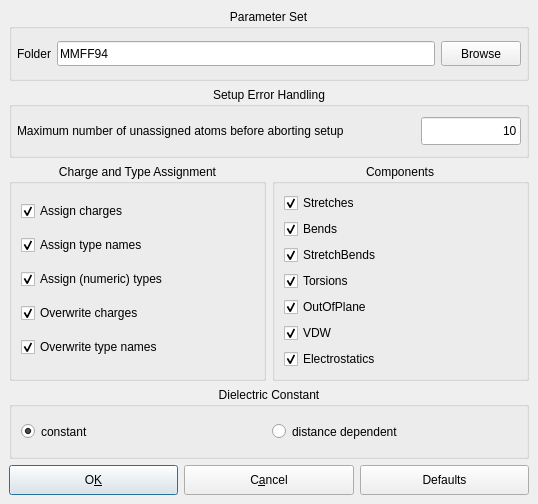
<ui version="4.0" >
 <class>MMFF94ConfigurationDialogData</class>
 <widget class="QDialog" name="MMFF94ConfigurationDialogData" >
  <property name="geometry" >
   <rect>
    <x>0</x>
    <y>0</y>
    <width>538</width>
    <height>504</height>
   </rect>
  </property>
  <property name="sizePolicy" >
   <sizepolicy>
    <hsizetype>5</hsizetype>
    <vsizetype>5</vsizetype>
    <horstretch>0</horstretch>
    <verstretch>0</verstretch>
   </sizepolicy>
  </property>
  <property name="minimumSize" >
   <size>
    <width>0</width>
    <height>0</height>
   </size>
  </property>
  <property name="maximumSize" >
   <size>
    <width>6500</width>
    <height>4900</height>
   </size>
  </property>
  <property name="windowTitle" >
   <string>MMFF94 Options</string>
  </property>
  <layout class="QGridLayout" >
   <property name="margin" >
    <number>9</number>
   </property>
   <property name="spacing" >
    <number>6</number>
   </property>
   <item row="2" column="0" >
    <widget class="QGroupBox" name="check_options" >
     <property name="minimumSize" >
      <size>
       <width>0</width>
       <height>0</height>
      </size>
     </property>
     <property name="title" >
      <string>Charge and Type Assignment</string>
     </property>
     <property name="alignment" >
      <set>Qt::AlignHCenter</set>
     </property>
     <layout class="QVBoxLayout" >
      <property name="margin" >
       <number>9</number>
      </property>
      <property name="spacing" >
       <number>6</number>
      </property>
      <item>
       <widget class="QCheckBox" name="assign_charges_checkBox" >
        <property name="minimumSize" >
         <size>
          <width>140</width>
          <height>0</height>
         </size>
        </property>
        <property name="text" >
         <string>Assign charges</string>
        </property>
        <property name="checked" >
         <bool>true</bool>
        </property>
       </widget>
      </item>
      <item>
       <widget class="QCheckBox" name="assign_typenames_checkBox" >
        <property name="minimumSize" >
         <size>
          <width>165</width>
          <height>0</height>
         </size>
        </property>
        <property name="text" >
         <string>Assign type names</string>
        </property>
        <property name="checked" >
         <bool>true</bool>
        </property>
       </widget>
      </item>
      <item>
       <widget class="QCheckBox" name="assign_types_checkBox" >
        <property name="minimumSize" >
         <size>
          <width>140</width>
          <height>0</height>
         </size>
        </property>
        <property name="text" >
         <string>Assign (numeric) types</string>
        </property>
        <property name="checked" >
         <bool>true</bool>
        </property>
       </widget>
      </item>
      <item>
       <widget class="QCheckBox" name="overwrite_charges_checkBox" >
        <property name="minimumSize" >
         <size>
          <width>155</width>
          <height>0</height>
         </size>
        </property>
        <property name="text" >
         <string>Overwrite charges</string>
        </property>
        <property name="checked" >
         <bool>true</bool>
        </property>
       </widget>
      </item>
      <item>
       <widget class="QCheckBox" name="overwrite_typenames_checkBox" >
        <property name="minimumSize" >
         <size>
          <width>155</width>
          <height>0</height>
         </size>
        </property>
        <property name="text" >
         <string>Overwrite type names</string>
        </property>
        <property name="checked" >
         <bool>true</bool>
        </property>
       </widget>
      </item>
     </layout>
    </widget>
   </item>
   <item row="2" column="1" >
    <widget class="QGroupBox" name="groupBox" >
     <property name="title" >
      <string>Components</string>
     </property>
     <property name="alignment" >
      <set>Qt::AlignHCenter</set>
     </property>
     <layout class="QVBoxLayout" >
      <property name="margin" >
       <number>9</number>
      </property>
      <property name="spacing" >
       <number>6</number>
      </property>
      <item>
       <widget class="QCheckBox" name="stretch_box" >
        <property name="text" >
         <string>Stretches</string>
        </property>
        <property name="checked" >
         <bool>true</bool>
        </property>
       </widget>
      </item>
      <item>
       <widget class="QCheckBox" name="bends_box" >
        <property name="text" >
         <string>Bends</string>
        </property>
        <property name="checked" >
         <bool>true</bool>
        </property>
       </widget>
      </item>
      <item>
       <widget class="QCheckBox" name="stretch_bends_box" >
        <property name="text" >
         <string>StretchBends</string>
        </property>
        <property name="checked" >
         <bool>true</bool>
        </property>
       </widget>
      </item>
      <item>
       <widget class="QCheckBox" name="torsions_box" >
        <property name="text" >
         <string>Torsions</string>
        </property>
        <property name="checked" >
         <bool>true</bool>
        </property>
       </widget>
      </item>
      <item>
       <widget class="QCheckBox" name="plane_box" >
        <property name="text" >
         <string>OutOfPlane</string>
        </property>
        <property name="checked" >
         <bool>true</bool>
        </property>
       </widget>
      </item>
      <item>
       <widget class="QCheckBox" name="vdw_box" >
        <property name="text" >
         <string>VDW</string>
        </property>
        <property name="checked" >
         <bool>true</bool>
        </property>
       </widget>
      </item>
      <item>
       <widget class="QCheckBox" name="es_box" >
        <property name="text" >
         <string>Electrostatics</string>
        </property>
        <property name="checked" >
         <bool>true</bool>
        </property>
       </widget>
      </item>
     </layout>
    </widget>
   </item>
   <item row="0" column="0" colspan="2" >
    <widget class="QGroupBox" name="groupBox12" >
     <property name="title" >
      <string>Parameter Set</string>
     </property>
     <property name="alignment" >
      <set>Qt::AlignHCenter</set>
     </property>
     <layout class="QHBoxLayout" >
      <property name="margin" >
       <number>5</number>
      </property>
      <property name="spacing" >
       <number>6</number>
      </property>
      <item>
       <widget class="QLabel" name="Label_10" >
        <property name="sizePolicy" >
         <sizepolicy>
          <hsizetype>5</hsizetype>
          <vsizetype>1</vsizetype>
          <horstretch>0</horstretch>
          <verstretch>0</verstretch>
         </sizepolicy>
        </property>
        <property name="minimumSize" >
         <size>
          <width>0</width>
          <height>25</height>
         </size>
        </property>
        <property name="focusPolicy" >
         <enum>Qt::NoFocus</enum>
        </property>
        <property name="lineWidth" >
         <number>1</number>
        </property>
        <property name="text" >
         <string>Folder</string>
        </property>
        <property name="textFormat" >
         <enum>Qt::AutoText</enum>
        </property>
        <property name="alignment" >
         <set>Qt::AlignRight|Qt::AlignTrailing|Qt::AlignVCenter</set>
        </property>
       </widget>
      </item>
      <item>
       <widget class="QLineEdit" name="parameter_file_edit" >
        <property name="minimumSize" >
         <size>
          <width>150</width>
          <height>25</height>
         </size>
        </property>
        <property name="focusPolicy" >
         <enum>Qt::StrongFocus</enum>
        </property>
        <property name="text" >
         <string>MMFF94</string>
        </property>
        <property name="maxLength" >
         <number>32767</number>
        </property>
        <property name="frame" >
         <bool>true</bool>
        </property>
        <property name="echoMode" >
         <enum>QLineEdit::Normal</enum>
        </property>
        <property name="alignment" >
         <set>Qt::AlignLeading</set>
        </property>
       </widget>
      </item>
      <item>
       <widget class="QPushButton" name="browse_button" >
        <property name="minimumSize" >
         <size>
          <width>50</width>
          <height>25</height>
         </size>
        </property>
        <property name="focusPolicy" >
         <enum>Qt::TabFocus</enum>
        </property>
        <property name="toolTip" >
         <string>Browse your computer for amber file</string>
        </property>
        <property name="text" >
         <string>Browse</string>
        </property>
        <property name="autoDefault" >
         <bool>true</bool>
        </property>
       </widget>
      </item>
     </layout>
    </widget>
   </item>
   <item row="1" column="0" colspan="2" >
    <widget class="QGroupBox" name="groupBox11" >
     <property name="title" >
      <string>Setup Error Handling</string>
     </property>
     <property name="alignment" >
      <set>Qt::AlignHCenter</set>
     </property>
     <layout class="QHBoxLayout" >
      <property name="margin" >
       <number>5</number>
      </property>
      <property name="spacing" >
       <number>6</number>
      </property>
      <item>
       <widget class="QLabel" name="textLabel1" >
        <property name="sizePolicy" >
         <sizepolicy>
          <hsizetype>7</hsizetype>
          <vsizetype>1</vsizetype>
          <horstretch>0</horstretch>
          <verstretch>0</verstretch>
         </sizepolicy>
        </property>
        <property name="minimumSize" >
         <size>
          <width>0</width>
          <height>28</height>
         </size>
        </property>
        <property name="text" >
         <string>Maximum number of unassigned atoms before aborting setup</string>
        </property>
        <property name="alignment" >
         <set>Qt::AlignLeading|Qt::AlignLeft|Qt::AlignVCenter</set>
        </property>
       </widget>
      </item>
      <item>
       <widget class="QLineEdit" name="max_unassigned_atoms" >
        <property name="minimumSize" >
         <size>
          <width>100</width>
          <height>28</height>
         </size>
        </property>
        <property name="maximumSize" >
         <size>
          <width>100</width>
          <height>28</height>
         </size>
        </property>
        <property name="text" >
         <string>10</string>
        </property>
        <property name="alignment" >
         <set>Qt::AlignRight</set>
        </property>
       </widget>
      </item>
     </layout>
    </widget>
   </item>
   <item row="4" column="0" colspan="2" >
    <layout class="QHBoxLayout" >
     <property name="margin" >
      <number>0</number>
     </property>
     <property name="spacing" >
      <number>6</number>
     </property>
     <item>
      <widget class="QPushButton" name="close_button" >
       <property name="sizePolicy" >
        <sizepolicy>
         <hsizetype>3</hsizetype>
         <vsizetype>0</vsizetype>
         <horstretch>0</horstretch>
         <verstretch>0</verstretch>
        </sizepolicy>
       </property>
       <property name="minimumSize" >
        <size>
         <width>0</width>
         <height>30</height>
        </size>
       </property>
       <property name="toolTip" >
        <string>Close and save options</string>
       </property>
       <property name="text" >
        <string>O&amp;K</string>
       </property>
       <property name="shortcut" >
        <string/>
       </property>
       <property name="default" >
        <bool>true</bool>
       </property>
      </widget>
     </item>
     <item>
      <widget class="QPushButton" name="cancel_button" >
       <property name="sizePolicy" >
        <sizepolicy>
         <hsizetype>3</hsizetype>
         <vsizetype>0</vsizetype>
         <horstretch>0</horstretch>
         <verstretch>0</verstretch>
        </sizepolicy>
       </property>
       <property name="minimumSize" >
        <size>
         <width>0</width>
         <height>30</height>
        </size>
       </property>
       <property name="toolTip" >
        <string>Close window and discard changes</string>
       </property>
       <property name="text" >
        <string>C&amp;ancel</string>
       </property>
       <property name="shortcut" >
        <string/>
       </property>
      </widget>
     </item>
     <item>
      <widget class="QPushButton" name="reset_button" >
       <property name="sizePolicy" >
        <sizepolicy>
         <hsizetype>3</hsizetype>
         <vsizetype>0</vsizetype>
         <horstretch>0</horstretch>
         <verstretch>0</verstretch>
        </sizepolicy>
       </property>
       <property name="minimumSize" >
        <size>
         <width>0</width>
         <height>30</height>
        </size>
       </property>
       <property name="toolTip" >
        <string>Reset all settings to default values</string>
       </property>
       <property name="text" >
        <string>Defaults</string>
       </property>
       <property name="shortcut" >
        <string/>
       </property>
      </widget>
     </item>
    </layout>
   </item>
   <item row="3" column="0" colspan="2" >
    <widget class="QGroupBox" name="dielectric_group" >
     <property name="sizePolicy" >
      <sizepolicy>
       <hsizetype>1</hsizetype>
       <vsizetype>1</vsizetype>
       <horstretch>0</horstretch>
       <verstretch>0</verstretch>
      </sizepolicy>
     </property>
     <property name="minimumSize" >
      <size>
       <width>180</width>
       <height>0</height>
      </size>
     </property>
     <property name="title" >
      <string>Dielectric Constant</string>
     </property>
     <property name="alignment" >
      <set>Qt::AlignHCenter</set>
     </property>
     <layout class="QHBoxLayout" >
      <property name="margin" >
       <number>9</number>
      </property>
      <property name="spacing" >
       <number>6</number>
      </property>
      <item>
       <widget class="QRadioButton" name="constant_button" >
        <property name="sizePolicy" >
         <sizepolicy>
          <hsizetype>7</hsizetype>
          <vsizetype>1</vsizetype>
          <horstretch>0</horstretch>
          <verstretch>0</verstretch>
         </sizepolicy>
        </property>
        <property name="minimumSize" >
         <size>
          <width>0</width>
          <height>0</height>
         </size>
        </property>
        <property name="maximumSize" >
         <size>
          <width>32000</width>
          <height>32767</height>
         </size>
        </property>
        <property name="text" >
         <string>constant</string>
        </property>
        <property name="checked" >
         <bool>true</bool>
        </property>
       </widget>
      </item>
      <item>
       <widget class="QRadioButton" name="distance_button" >
        <property name="sizePolicy" >
         <sizepolicy>
          <hsizetype>3</hsizetype>
          <vsizetype>1</vsizetype>
          <horstretch>0</horstretch>
          <verstretch>0</verstretch>
         </sizepolicy>
        </property>
        <property name="minimumSize" >
         <size>
          <width>0</width>
          <height>0</height>
         </size>
        </property>
        <property name="text" >
         <string>distance dependent</string>
        </property>
       </widget>
      </item>
     </layout>
    </widget>
   </item>
  </layout>
 </widget>
 <layoutdefault spacing="6" margin="11" />
 <tabstops>
  <tabstop>parameter_file_edit</tabstop>
  <tabstop>browse_button</tabstop>
  <tabstop>max_unassigned_atoms</tabstop>
  <tabstop>constant_button</tabstop>
  <tabstop>assign_charges_checkBox</tabstop>
  <tabstop>overwrite_charges_checkBox</tabstop>
  <tabstop>assign_typenames_checkBox</tabstop>
  <tabstop>overwrite_typenames_checkBox</tabstop>
  <tabstop>assign_types_checkBox</tabstop>
  <tabstop>close_button</tabstop>
  <tabstop>cancel_button</tabstop>
  <tabstop>reset_button</tabstop>
 </tabstops>
 <includes>
  <include location="global" >BALL/COMMON/global.h</include>
 </includes>
 <resources/>
 <connections/>
</ui>
